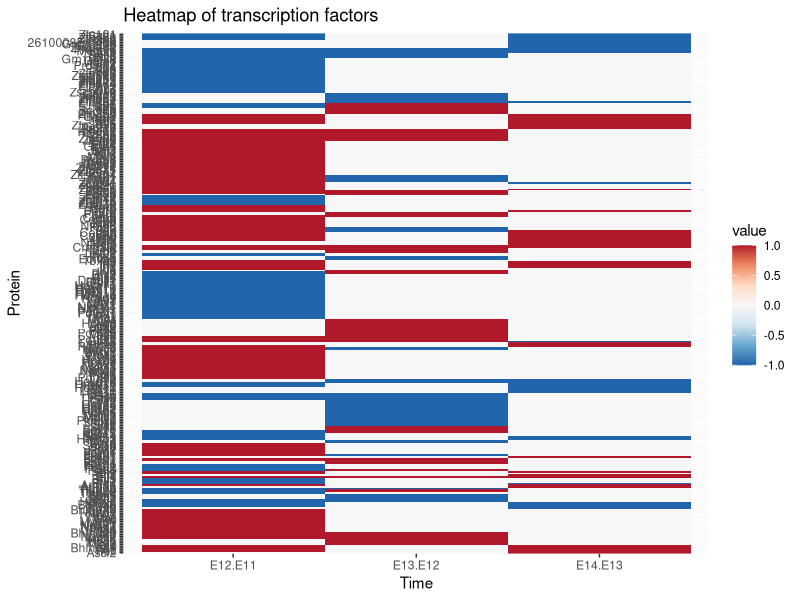
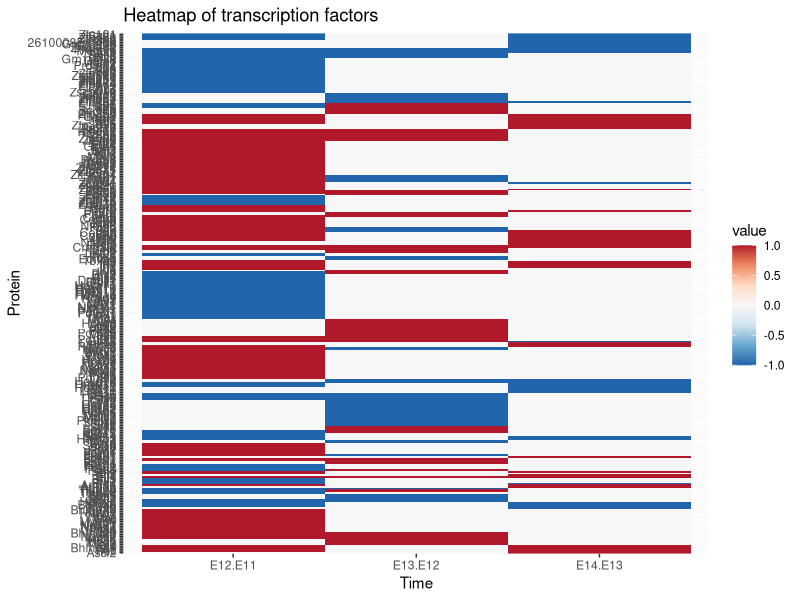

The R script that drew these images, in order:
## ---- chunk 1
setwd("C:/Users/trant/Desktop/Embryonic RNA seq/My-repo/data")
data = read.csv("all.tf.with.family.csv",
                header = TRUE,
                sep = ",",
                stringsAsFactors = FALSE,
                row.names = 1)
head(data)
## ---- chunk 2
for(i in 1:length(data$Family)){
  if(data$Family[i] == "Homeobox" | data$Family[i] == "Pou" | data$Family[i] == "PAX"){
    data$Family[i] = "Homeobox"
  }
}

## ---- chunk 3
for(i in 1:length(data$Family)){
  if(data$Family[i] == "Miscellaneous" | data$Family[i] == "Others"){
    data$Family[i] = "Miscellaneous"
  }
}
## ---- chunk 4
#Group family with low counts and similar downregulation patterns together
for(i in 1:length(data$Family)){
  if(data$Family[i] == "AF-4" | data$Family[i] == "CSD" | data$Family[i] == "HMGA" | data$Family[i] == "RFX"| data$Family[i] == "Tub" | data$Family[i] == "NDT80/PhoG" | data$Family[i] == "MBD" | data$Family[i] == "E2F" | data$Family[i] == "CG1" | data$Family[i] == "CP2" | data$Family[i] == "DACH" | data$Family[i] == "MH1" | data$Family[i] == "TF_Otx" | data$Family[i] == "CG-1"){
    data$Family[i] = "downregulated, low quantity"
  }
}

## ---- chunk 5
#Group family with low counts and similar upregulation patterns together
for(i in 1:length(data$Family)){
  if(data$Family[i] == "COE" | data$Family[i] == "CSRNP_N" | data$Family[i] == "CTF/NFI" | data$Family[i] == "ESR-like"| data$Family[i] == "HPD" | data$Family[i] == "NGFIB-like" | data$Family[i] == "Runt" | data$Family[i] == "RHD" | data$Family[i] == "SRF" | data$Family[i] == "TEA"){
    data$Family[i] = "upregulated, low quantity"
  }
}

## ---- chunk 6
for(i in 1:length(data$Family)){
  if(data$Family[i] == "zf-C2H2" | data$Family[i] == "zf-C2HC" | data$Family[i] == "zf-CCCH" | data$Family[i] == "zf-GATA"){
    data$Family[i] = "Zinc fingers"
  }
}
## ---- chunk 7
data_sorted = data[order(data$Family),]
## ---- chunk 8
bHLH = subset(data_sorted, Family == "bHLH")
AP2 = subset(data_sorted, Family == "AP-2")
ARID = subset(data_sorted, Family == "ARID")
ETS = subset(data_sorted, Family == "ETS")
Fork_head = subset(data_sorted, Family == "Fork_head")
HMG = subset(data_sorted, Family == "HMG")
Homeobox = subset(data_sorted, Family == "Homeobox")
IRF = subset(data_sorted, Family == "IRF")
Tbox = subset(data_sorted, Family == "T-box")
TF_bZIP = subset(data_sorted, Family == "TF_bZIP")
THR_like = subset(data_sorted, Family == "THR-like")
ZBTB = subset(data_sorted, Family == "ZBTB")
zincfinger = subset(data_sorted, Family == "Zinc fingers")
## ---- chunk 9
bHLH = bHLH[hclust(dist(bHLH[,1:3]))$order,]
AP2 = AP2[hclust(dist(AP2[,1:3]))$order,]
ARID = ARID[hclust(dist(ARID[,1:3]))$order,]
ETS = ETS[hclust(dist(ETS[,1:3]))$order,]
Fork_head = Fork_head[hclust(dist(Fork_head[,1:3]))$order,]
HMG = HMG[hclust(dist(HMG[,1:3]))$order,]
Homeobox = Homeobox[hclust(dist(Homeobox[,1:3]))$order,]
IRF = IRF[hclust(dist(IRF[,1:3]))$order,]
Tbox = Tbox[hclust(dist(Tbox[,1:3]))$order,]
TF_bZIP = TF_bZIP[hclust(dist(TF_bZIP[,1:3]))$order,]
THR_like = THR_like[hclust(dist(THR_like[,1:3]))$order,]
ZBTB = ZBTB[hclust(dist(ZBTB[,1:3]))$order,]
zincfinger = zincfinger[hclust(dist(zincfinger[,1:3]))$order,]
## ---- chunk 10
rowbind = rbind(bHLH, AP2, ARID, ETS, Fork_head, HMG, Homeobox, IRF, Tbox, TF_bZIP, THR_like, ZBTB, zincfinger)
## ---- chunk 11
plotdata = data.frame(rowbind$E12.E11, rowbind$E13.E12, rowbind$E14.E13)
row.names(plotdata) = rowbind$Symbol
colnames(plotdata) = c("E12.E11", "E13.E12", "E14.E13")
## ---- chunk 12
library(reshape2)
plotdata_melt = melt(as.matrix(plotdata))
names(plotdata_melt)[c(1,2)] = c("Protein", "Time")
## ---- chunk 13
library(ggplot2)
ggplot(plotdata_melt, aes(x = Time, y = Protein, fill = value)) +
  geom_raster() +
  scale_fill_distiller(palette = "RdBu") +
  ggtitle("Heatmap of transcription factors")
setwd("C:/Users/trant/Desktop/Embryonic RNA seq/My-repo/Graphs")
ggsave("TF.heatmap.arranged.clustered.png", height = 40, width = 10)
